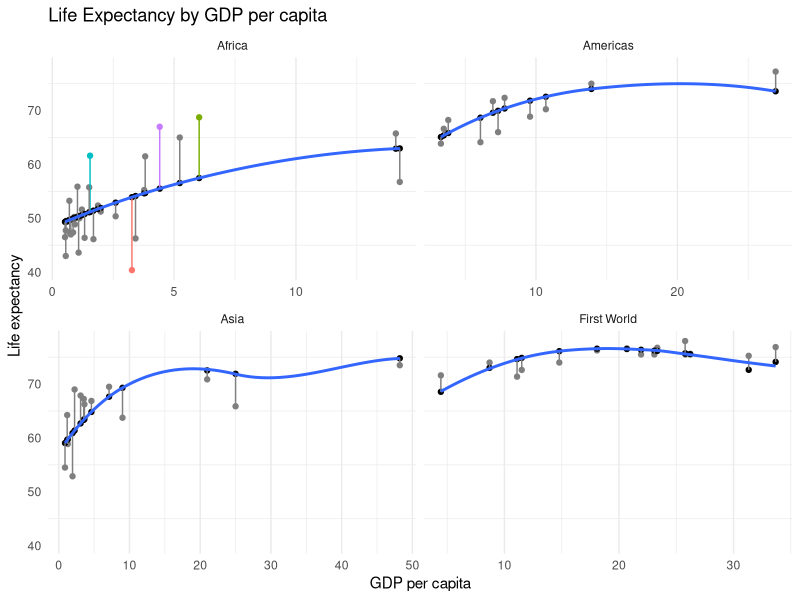
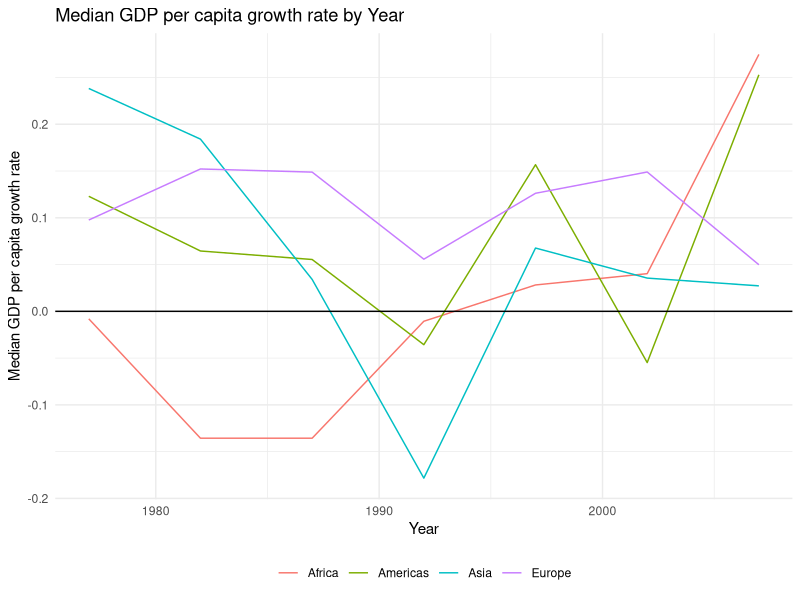
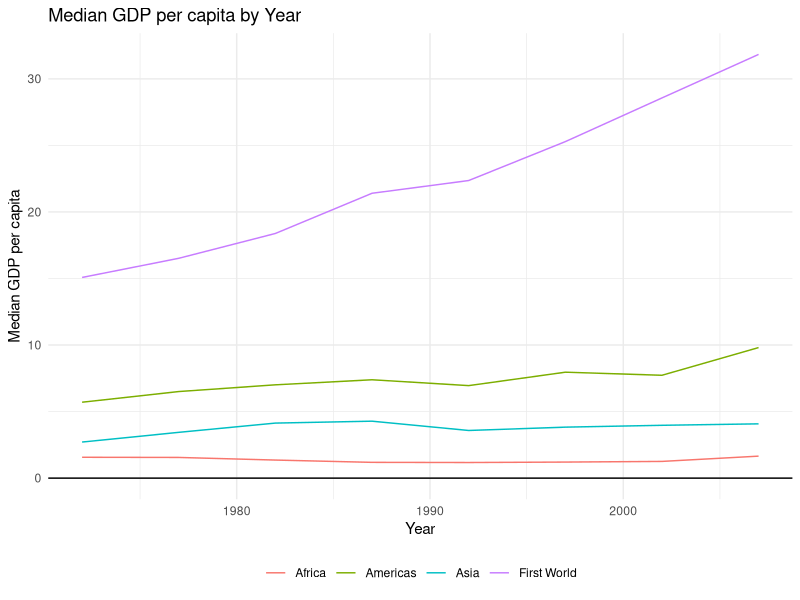

These charts were generated, in order, by the following R code:
libraries <- c("dplyr","tidyr","ggplot2","stringr","reshape2","gridExtra","knitr","stargazer")
lapply(libraries,require,character.only = TRUE)

read.csv("4_Flash_Proj_1_Data.csv") %>% tbl_df %>%
  mutate(country = str_replace_all(country,"[.,]",""),
         country = as.factor(country),
         gdpPercap = gdpPercap/1000,
         popMill = popThous/1000) %>%
  mutate(first_world = ifelse(continent == "Europe" | 
                                continent == "Oceania" | 
                                country == "United States", 1, 0),
         continent_world = ifelse(first_world == 1, 
                                  "First World", 
                                  as.character(continent))) %>%
  select(-popThous) -> flash

#Life Expectancy

flash %>%
  group_by(country,continent) %>%
  summarise_at(vars(lifeExp:popMill),mean) %>%
  lm(lifeExp ~ poly(gdpPercap,3) + continent,.) -> mod


flash %>%
  select(continent_world,country,lifeExp,gdpPercap,popMill) %>%
  group_by(country,continent_world) %>%
  summarise_if(is.numeric,mean) %>%
  ungroup %>%
  mutate(predicted = predict(mod),
         difference = lifeExp-predicted,
         label = ifelse(abs(difference) > 9,as.character(country),NA)) -> flashForPlot

flashForPlot %>%
  filter(country != "Australia") %>%
  ggplot() + 
  geom_point(aes(gdpPercap, lifeExp,color=label)) + 
  geom_point(aes(gdpPercap, predicted)) +
  geom_segment(aes(x = gdpPercap, y = lifeExp,
                   xend = gdpPercap, yend = predicted,
                   color = label)) +
  geom_smooth(aes(gdpPercap, predicted),se = FALSE) +
  facet_wrap( ~ continent_world, scales = "free_x") +
  theme_minimal() + 
  theme(legend.position = "none",
        panel.grid.major.y = element_blank()) +
  xlab("GDP per capita") + 
  ylab("Life expectancy") + 
  ggtitle("Life Expectancy by GDP per capita")

#Convergence
statNames <- names(select(flash,lifeExp:popMill))

continentList <- lapply(statNames,function(x){
  flash %>%
    spread_("continent",x) %>%
    group_by(year) %>%
    summarise_at(vars(Africa:Oceania),function(col) median(col,na.rm=T)) %>%
    select(-year) %>% #must remove year because we do not need its growth rate
    as.matrix %>% #growth rate transformation only possible as matrix
    log %>% diff %>% #calculate growth rates as the difference of the log values
    tbl_df %>% #mutate() only possible with tibble (or data frame)
    mutate(year = seq(1977,2007,5)) %>%
    melt("year",1:5,variable.name="continent",value.name=paste(x)) %>%
    tbl_df -> flash2
  if(which(statNames == x) == 1){flash2}#if in first loop, lapply returns three columns
  else{select_(flash2,x)}#if not in first loop, lapply returns newly calculated column
})


for(i in 2:4) continentList[[1]] <- bind_cols(continentList[[1]],continentList[i])

continentGrowthRates <- continentList[[1]]

continentGrowthRates %>%
  filter(continent != "Oceania") %>%
  ggplot(aes(year,gdpPercap,color=continent)) +
  geom_line() +
  geom_hline(yintercept = 0) +
  theme_minimal() + 
  xlab("Year") + 
  ylab("Median GDP per capita growth rate") + 
  ggtitle("Median GDP per capita growth rate by Year") +
  theme(legend.position = "bottom",
        legend.title = element_blank())

#Median GDP Per Capita

flash %>%
  group_by(continent_world,year) %>%
  summarise(median_gdpPerCap = median(gdpPercap)) %>%
  ggplot(aes(year,median_gdpPerCap,color=continent_world)) +
  geom_line() +
  geom_hline(yintercept = 0) +
  theme_minimal() + 
  xlab("Year") + ylab("Median GDP per capita") + ggtitle("Median GDP per capita by Year") +
  theme(legend.position = "bottom",
        legend.title = element_blank())

